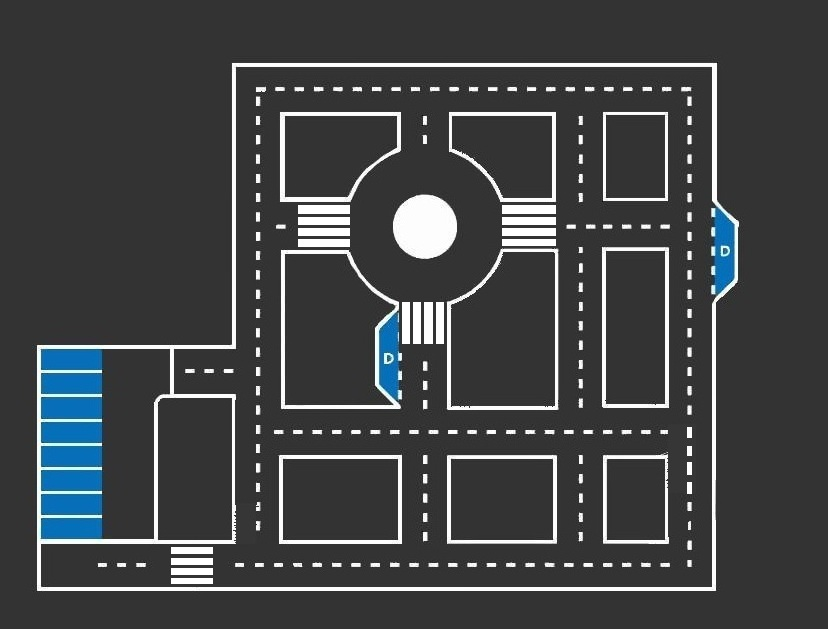
#> input picture waypoint-editor/data/track_layout.jpg, 828 x 629 px
$ python waypoint_editor.py --track data/track_layout.jpg
#> lines starting #> are read from the running program, lines starting #| are printed output that depends on the picture
#!/usr/bin/env python3
# -*- coding: utf-8 -*-
"""
TALOS Waypoint Editoru
Gazebo pist haritasi uzerinde interaktif waypoint olusturma araci.

Kullanim:
    python3 waypoint_editor.py
    python3 waypoint_editor.py --track data/track_layout.jpg
    python3 waypoint_editor.py --load waypoints.json
    python3 waypoint_editor.py --track data/track_layout.jpg --lidar-yaml ../maps/my_map.yaml
"""

import matplotlib
matplotlib.use('TkAgg')
import matplotlib.pyplot as plt
from matplotlib.widgets import Button
import numpy as np
from PIL import Image
import json
import os
import argparse
import copy
from datetime import datetime


# =============================================================================
# VARSAYILAN YAPILANDIRMA
# =============================================================================

SCRIPT_DIR = os.path.dirname(os.path.abspath(__file__))

DEFAULT_TRACK_IMAGE = os.path.join(SCRIPT_DIR, 'data', 'track_layout.jpg')
DEFAULT_CALIBRATION_FILE = os.path.join(SCRIPT_DIR, 'track_calibration.json')
DEFAULT_OUTPUT_DIR = os.path.join(SCRIPT_DIR, 'output')

# Varsayilan kalibrasyon - pist goruntusunun Gazebo koordinatlarindaki sinirlari
# Senaryo2 modeli DAE mesh bariyerlerinden hesaplandi
DEFAULT_CALIBRATION = {
    "x_min": -25.34,
    "x_max": 40.59,
    "y_min": -37.83,
    "y_max": 15.87
}

# Bilinen referans noktalari (Gazebo koordinatlari)
VEHICLE_SPAWN = (-14.935761, -34.031181)

REFERENCE_WAYPOINTS = [
    (-4.7047, -34.308881),
    (-1.8232, -31.086682),
    (8.8342, -34.313881),
    (11.225352, -16.357474),
    (11.225352, -7.227474),
    (15.524211, -4.3727474),
    (22.027806, -3.2479100),
    (23.522607, -17.535281),
]


# =============================================================================
# WAYPOINT
# =============================================================================

class Waypoint:
    # [25 lines left out: functions __init__, to_dict, from_dict, not called in this run]


# =============================================================================
# EDITOR
# =============================================================================

class WaypointEditor:

    def __init__(self, track_image_path=None, lidar_yaml_path=None,
                 load_file=None, output_dir=None):
        self.waypoints = []
        self.undo_stack = []
        self.redo_stack = []
        self.selected_idx = None
        self.dragging = False
        self.drag_idx = None
        self.mode = 'add'
        self.output_dir = output_dir or DEFAULT_OUTPUT_DIR

        # Kalibrasyon
        self.calibrating = False
        self.calib = dict(DEFAULT_CALIBRATION)
        self._load_calibration()

        # Goruntuler
        self.track_image = None
        self.lidar_image = None
        self.show_lidar = False
        self.show_track = True
        self.show_grid_lines = True
        self.show_refs = True

        # Lidar harita bilgileri
        self.lidar_resolution = 0.05
        self.lidar_origin = (-50.0, -50.0)
        self.lidar_size = (0, 0)

        self._load_track_image(track_image_path or DEFAULT_TRACK_IMAGE)
        if lidar_yaml_path:
            self._load_lidar_map(lidar_yaml_path)

        if load_file:
            self._load_waypoints(load_file)

        self._setup_ui()

    # ----- Goruntu Yukleme -----

    def _load_track_image(self, path):
#> called with path = 'data/track_layout.jpg'
        if os.path.exists(path):
            img = Image.open(path).convert('RGBA')
            self.track_image = np.array(img)
            print(f"Pist goruntusu yuklendi: {img.size[0]}x{img.size[1]} ({path})")
#| Pist goruntusu yuklendi: 828x629 (data/track_layout.jpg)
        else:
            print(f"Pist goruntusu bulunamadi: {path}")

    # [18 lines left out: function _load_lidar_map, not called in this run]

    # ----- Kalibrasyon -----

    def _load_calibration(self):
        if os.path.exists(DEFAULT_CALIBRATION_FILE):
            with open(DEFAULT_CALIBRATION_FILE, 'r') as f:
                saved = json.load(f)
            self.calib.update(saved)
            print(f"Kalibrasyon yuklendi: {DEFAULT_CALIBRATION_FILE}")

    # [5 lines left out: function _save_calibration, not called in this run]

    def _track_extent(self):
        return [self.calib['x_min'], self.calib['x_max'],
                self.calib['y_min'], self.calib['y_max']]

    # ----- Arayuz -----

    def _setup_ui(self):
        self.fig = plt.figure(figsize=(15, 10))
        self.fig.canvas.manager.set_window_title('TALOS Waypoint Editoru')
        self.fig.patch.set_facecolor('#2b2b2b')

        self.ax = self.fig.add_axes([0.05, 0.12, 0.68, 0.83])
        self.ax.set_facecolor('#1a1a1a')

        self.info_ax = self.fig.add_axes([0.76, 0.12, 0.22, 0.83])
        self.info_ax.axis('off')
        self.info_ax.set_facecolor('#2b2b2b')

        self._draw_backgrounds()

        self.ax.set_xlabel('X (metre)', color='white')
        self.ax.set_ylabel('Y (metre)', color='white')
        self.ax.tick_params(colors='white')
        self.ax.set_aspect('equal')

        margin = 5
        self.ax.set_xlim(self.calib['x_min'] - margin, self.calib['x_max'] + margin)
        self.ax.set_ylim(self.calib['y_min'] - margin, self.calib['y_max'] + margin)

        btn_specs = [
            (0.05, 'EKLE [1]', 'lightgreen', lambda e: self._set_mode('add')),
            (0.14, 'SEC [2]', 'lightyellow', lambda e: self._set_mode('select')),
            (0.23, 'SIL [3]', 'lightcoral', lambda e: self._set_mode('delete')),
            (0.33, 'Geri Al', 'lightgray', lambda e: self._undo()),
            (0.42, 'Ileri Al', 'lightgray', lambda e: self._redo()),
            (0.52, 'Temizle', '#ffddaa', lambda e: self._on_clear(e)),
            (0.62, 'Kaydet', 'lightblue', lambda e: self._on_save(e)),
            (0.72, 'Kalibr [C]', '#ddbbff', lambda e: self._toggle_calibration()),
            (0.82, 'Ref [R]', '#bbddff', lambda e: self._toggle_refs()),
        ]
        self.buttons = []
        for x, label, color, callback in btn_specs:
            ax_btn = self.fig.add_axes([x, 0.03, 0.08, 0.04])
            btn = Button(ax_btn, label, color=color)
            btn.on_clicked(callback)
            self.buttons.append(btn)

        self.fig.canvas.mpl_connect('button_press_event', self._on_click)
        self.fig.canvas.mpl_connect('button_release_event', self._on_release)
        self.fig.canvas.mpl_connect('motion_notify_event', self._on_motion)
        self.fig.canvas.mpl_connect('key_press_event', self._on_key)
        self.fig.canvas.mpl_connect('scroll_event', self._on_scroll)

        self._update_title()
        self._redraw()

    def _draw_backgrounds(self):
        to_remove = [a for a in self.ax.get_children() if hasattr(a, '_background')]
        for a in to_remove:
            a.remove()

        if self.show_lidar and self.lidar_image is not None:
            ox, oy = self.lidar_origin
            w, h = self.lidar_size
            res = self.lidar_resolution
            extent = [ox, ox + w * res, oy, oy + h * res]
            im = self.ax.imshow(self.lidar_image, cmap='gray', origin='lower',
                               extent=extent, alpha=0.3, zorder=0)
            im._background = True

        if self.show_track and self.track_image is not None:
            im = self.ax.imshow(self.track_image, origin='upper',
                               extent=self._track_extent(), alpha=0.85,
                               zorder=1, interpolation='bilinear')
            im._background = True

    def _update_title(self):
        mode_names = {'add': 'EKLEME', 'select': 'SEC/TASI', 'delete': 'SILME'}
        mode_str = mode_names.get(self.mode, self.mode)
        if self.calibrating:
            self.ax.set_title(
                'KALIBRASYON MODU | Oklar: kaydir | +/-: olcekle | Ctrl+S: kaydet',
                color='yellow', fontsize=10, fontweight='bold')
        else:
            self.ax.set_title(
                f'Mod: {mode_str} | Scroll: zoom | C: kalibrasyon',
                color='white', fontsize=10)

    # ----- Mod -----

    # [10 lines left out: functions _set_mode, _toggle_calibration, not called in this run]

    def _toggle_refs(self):
        self.show_refs = not self.show_refs
        self._redraw()

    # ----- Undo/Redo -----

    # [88 lines left out: functions _save_state, _undo, _redo, _find_nearest, _on_click, not called in this run]

    def _on_release(self, event):
        self.dragging = False
        self.drag_idx = None

    # [108 lines left out: functions _on_motion, _on_scroll, _on_key, _handle_calibration_key, not called in this run]

    # ----- Cizim -----

    def _redraw(self):
        to_remove = [a for a in self.ax.get_children() if hasattr(a, '_wp_marker')]
        for a in to_remove:
            a.remove()

        self.ax.grid(self.show_grid_lines, alpha=0.2, color='gray')

        if self.show_refs:
            self._draw_references()
        if self.waypoints:
            self._draw_waypoints()

        self._update_info()
        self.fig.canvas.draw_idle()

    def _draw_references(self):
        sx, sy = VEHICLE_SPAWN
        m = self.ax.plot(sx, sy, 's', color='cyan', markersize=10,
                        markeredgecolor='white', markeredgewidth=1.5, zorder=4)
        m[0]._wp_marker = True
        t = self.ax.annotate('Arac Baslangic', (sx, sy),
                            textcoords="offset points", xytext=(10, -5),
                            fontsize=7, color='cyan', fontweight='bold', zorder=7)
        t._wp_marker = True

        for i, (ex, ey) in enumerate(REFERENCE_WAYPOINTS):
            m = self.ax.plot(ex, ey, 'x', color='gray', markersize=6,
                            markeredgewidth=1.5, alpha=0.5, zorder=3)
            m[0]._wp_marker = True
            t = self.ax.annotate(str(i + 1), (ex, ey),
                                textcoords="offset points", xytext=(5, 5),
                                fontsize=6, color='gray', alpha=0.5, zorder=3)
            t._wp_marker = True

    # [50 lines left out: function _draw_waypoints, not called in this run]

    def _update_info(self):
        self.info_ax.clear()
        self.info_ax.axis('off')

        total_dist = sum(
            np.sqrt((self.waypoints[i].x - self.waypoints[i-1].x)**2 +
                    (self.waypoints[i].y - self.waypoints[i-1].y)**2)
            for i in range(1, len(self.waypoints))
        )

        lines = [
            "WAYPOINT LiSTESi",
            "=" * 24,
            f"Toplam: {len(self.waypoints)}",
            f"Mesafe: {total_dist:.1f} m",
            "-" * 24,
        ]
        for i, wp in enumerate(self.waypoints):
            sel = ">" if i == self.selected_idx else " "
            stop = " [D]" if wp.stop else ""
            lines.append(f"{sel}{i+1}: ({wp.x:.1f}, {wp.y:.1f}){stop}")

        lines.extend(["", "-" * 24, "",
                      "KISAYOLLAR:",
                      "1/2/3: Ekle/Sec/Sil",
                      "s: Durak isle",
                      "Del: Seciliyi sil",
                      "Ctrl+Z/Y: Geri/Ileri",
                      "Ctrl+S: Kaydet",
                      "Scroll: Zoom",
                      "",
                      "GORUNUM:",
                      "C: Kalibrasyon modu",
                      "R: Referans noktalari",
                      "T: Pist goruntusu",
                      "L: Lidar haritasi",
                      "G: Grid acma/kapama"])

        if self.calibrating:
            lines.extend(["", "--- KALIBRASYON ---",
                         "Oklar: Kaydir",
                         "+/-: Olcekle",
                         "Shift+Ok: Tek eksen",
                         "Ctrl+S: Kal. kaydet"])

        text = "\n".join(lines)
        self.info_ax.text(0.05, 0.98, text, transform=self.info_ax.transAxes,
                         fontsize=7.5, verticalalignment='top', fontfamily='monospace',
                         color='white',
                         bbox=dict(boxstyle='round', facecolor='#333333', alpha=0.9))

    # ----- Kaydet / Yukle -----

    # [93 lines left out: functions _on_clear, _on_save, _load_waypoints, _export_all, not called in this run]

    def run(self):
        print("=" * 50)
        print("  TALOS Waypoint Editoru")
        print("=" * 50)
        print("  Sol tik: ekle | Sag tik: sil | Orta tik: tasi")
        print("  1/2/3: Ekle/Sec/Sil | C: Kalibrasyon | R: Ref")
        print("  Ctrl+S: Kaydet | Ctrl+Z/Y: Geri/Ileri al")
        print("=" * 50)
        plt.show()
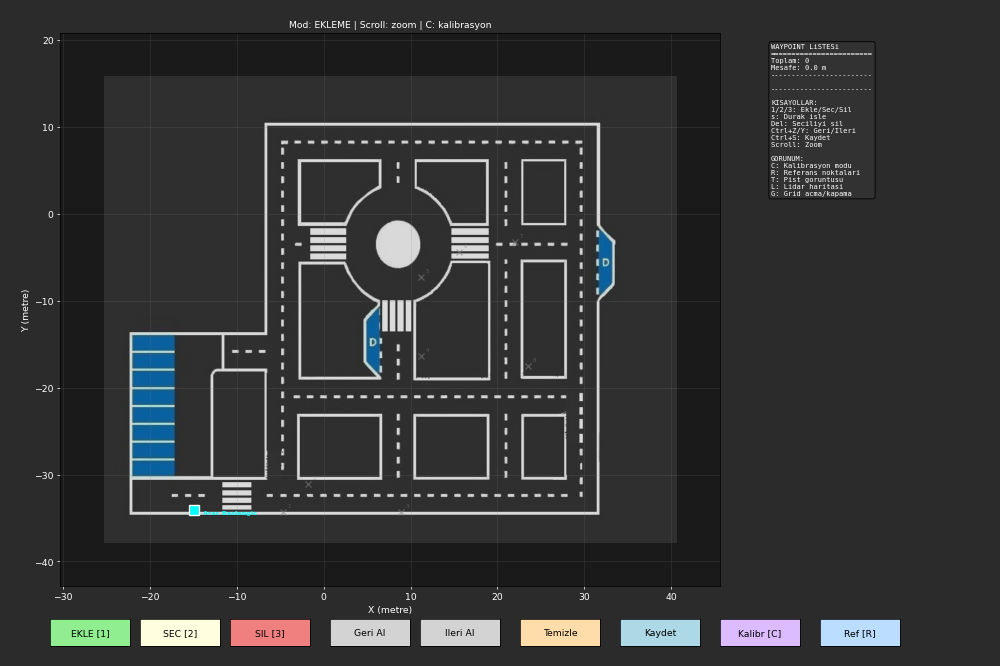
#> figure drawn by matplotlib, 1 panel


# =============================================================================
# MAIN
# =============================================================================

def main():
    parser = argparse.ArgumentParser(
        description='TALOS Waypoint Editoru - Gazebo pist haritasi uzerinde interaktif waypoint olusturma',
        formatter_class=argparse.RawDescriptionHelpFormatter,
        epilog="""
Ornekler:
  python3 waypoint_editor.py
  python3 waypoint_editor.py --track data/track_layout.jpg
  python3 waypoint_editor.py --load output/waypoints.json
  python3 waypoint_editor.py --track data/track_layout.jpg --lidar-yaml ../maps/my_map.yaml
        """
    )
    parser.add_argument('--track', default=None,
                       help='Pist layout goruntusu yolu (varsayilan: data/track_layout.jpg)')
    parser.add_argument('--lidar-yaml', default=None,
                       help='Lidar haritasi YAML dosyasi (opsiyonel)')
    parser.add_argument('--load', default=None,
                       help='Yuklenecek waypoint JSON dosyasi')
    parser.add_argument('--output', default=None,
                       help='Cikti dizini (varsayilan: output/)')
    args = parser.parse_args()

    editor = WaypointEditor(
        track_image_path=args.track,
        lidar_yaml_path=args.lidar_yaml,
        load_file=args.load,
        output_dir=args.output
    )
    editor.run()


if __name__ == '__main__':
    main()
